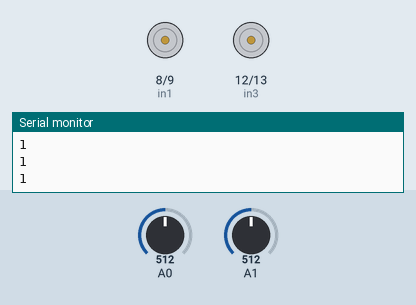
The sketch below on a simulated Arduino Uno, built with avr-gcc and run on an emulated ATmega328P. On the bench: motor-driver pin pairs drawn as motors (green arrow = first pin HIGH = forward, orange = second pin HIGH = backward, longer = more drive, scaled by the enable pin), the last lines printed to the serial monitor. Inputs (shaded band) come from the test bench; at power-on: A0 = 512, A1 = 512.

Above: at 1.2 s.
1.3 s: A0 set to 563
2.8 s: A0 set to 583
At 3.4 s:
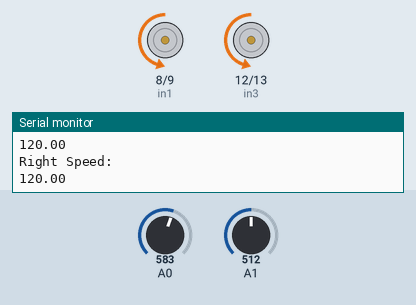
4.3 s: A1 set to 716
At 5.5 s:
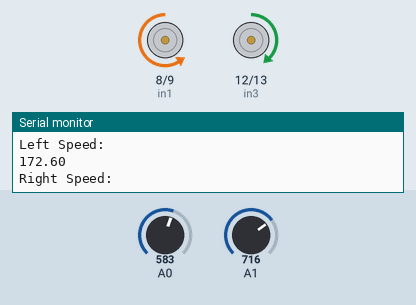
5.8 s: A1 set to 583
At 6.6 s:
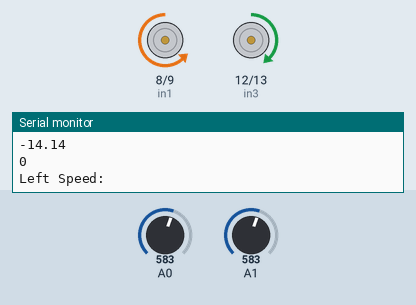
7.3 s: A1 set to 561
At 8.6 s:
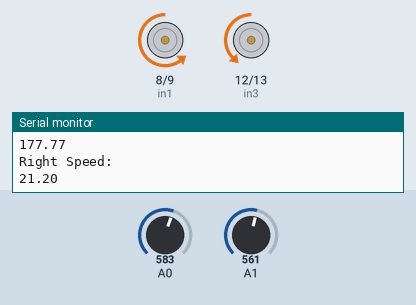
8.9 s: A0 set to 306
At 9.8 s:
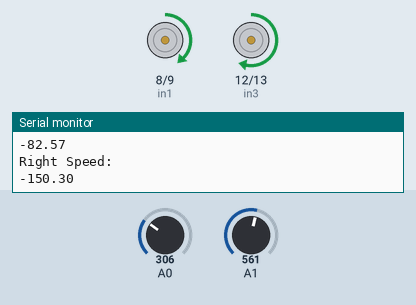
Timing chart, 0 to 11.4 s (numbered marks = the images above; inputs shaded):
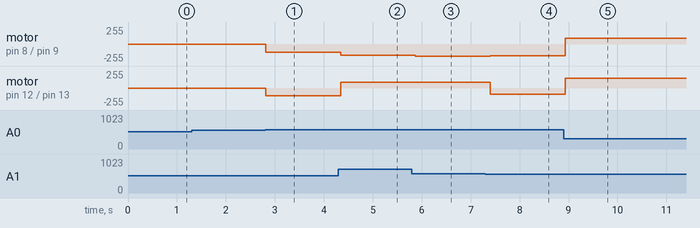

Measured:
- the behaviour switches between 571 and 572 on A0 (found by bisection; images 0 and 1)
- the behaviour switches between 574 and 573 on A1 (found by bisection; images 3 and 4)
- after the input at 2.8 s, motor on pin 8 (in1) / pin 9 (in2): stopped → backward 120/255 at once; motor on pin 12 (in3) / pin 13 (in4): stopped → backward 119/255 at once
- after the input at 4.3 s, motor on pin 8 (in1) / pin 9 (in2): backward 120/255 → backward 172/255 at once; motor on pin 12 (in3) / pin 13 (in4): backward 119/255 → forward 90/255 at once
- after the input at 5.8 s, motor on pin 8 (in1) / pin 9 (in2): backward 172/255 → backward 183/255 after 0.07 s
- after the input at 7.3 s, motor on pin 8 (in1) / pin 9 (in2): backward 183/255 → backward 177/255 after 0.10 s; motor on pin 12 (in3) / pin 13 (in4): forward 90/255 → backward 90/255 after 0.10 s
- after the input at 8.9 s, motor on pin 8 (in1) / pin 9 (in2): backward 177/255 → forward 90/255 at once; motor on pin 12 (in3) / pin 13 (in4): backward 90/255 → forward 150/255 at once

The sketch:

analog_driving_code.ino
```cpp
//replace this with the pins you're actually using
#define enA 11
#define in1 8
#define in2 9
#define in3 12
#define in4 13
#define enB 10
const int baseSpeed = 140;
const float turnFactor = 120;
const int activationPWM = 90;

void moveRobot(int angle) {
  float rad = angle * PI / 180.0; // Convert degrees to radians

  // Compute movement components
  float forwardComponent = sin(rad);  // Forward/Backward motion
  float turnComponent = cos(rad);     // Turning motion

  // Compute wheel speeds
  float leftSpeed = -(baseSpeed * forwardComponent + turnFactor * turnComponent);
  float rightSpeed = baseSpeed * forwardComponent - turnFactor * turnComponent;

  // Normalize speeds to stay within 0-255 range
  leftSpeed = constrain(leftSpeed, -255, 255);
  rightSpeed = constrain(rightSpeed, -255, 255);
  Serial.println("Left Speed:");
  Serial.println(leftSpeed);
  Serial.println("Right Speed:");
  Serial.println(rightSpeed);

  //if (leftSpeed < 50) {
  //  leftSpeed = 70;
  //}
  //if (rightSpeed < 50) {
  //  rightSpeed = 70;
  //}
  if (leftSpeed > 0 && leftSpeed < activationPWM) leftSpeed = activationPWM;
  if (leftSpeed < 0 && leftSpeed > -activationPWM) leftSpeed = -activationPWM;

  if (rightSpeed > 0 && rightSpeed < activationPWM) rightSpeed = activationPWM;
  if (rightSpeed < 0 && rightSpeed > -activationPWM) rightSpeed = -activationPWM;

  driveMotors(leftSpeed, rightSpeed);
}

// Function to drive motors based on calculated speeds
void driveMotors(float leftSpeed, float rightSpeed) {
  //Serial.println("Right speed");
  //Serial.println(rightSpeed);
  //Serial.println("Left Speed: ");
  //Serial.println(leftSpeed);
  // Left motor control

  if (leftSpeed >= 0) {
    digitalWrite(in1, LOW);
    digitalWrite(in2, HIGH);
  } else {
    digitalWrite(in1, HIGH);
    digitalWrite(in2, LOW);
    leftSpeed = -leftSpeed; // Convert to positive for PWM
  }
  analogWrite(enA, leftSpeed);

  // Right motor control
  if (rightSpeed >= 0) {
    digitalWrite(in3, LOW);
    digitalWrite(in4, HIGH);
  } else {
    digitalWrite(in3, HIGH);
    digitalWrite(in4, LOW);
    rightSpeed = -rightSpeed; // Convert to positive for PWM
  }
  analogWrite(enB, rightSpeed);
}

void setup() {
  //motor controller stuff
  pinMode(enA, OUTPUT);
  pinMode(in1, OUTPUT);
  pinMode(in2, OUTPUT);
  pinMode(in3, OUTPUT);
  pinMode(in4, OUTPUT);
  pinMode(enB, OUTPUT);

  //onboard led setup (this is like for the blink program thing you do when you are just setting up the uno)
  pinMode(LED_BUILTIN, OUTPUT);

  //set up serial monitor
  Serial.begin(9600);
}
void loop() {
  //this sets up the variables that hold ur position.
  //This assumes that you are looking straight on at the robot, like the wires coming out of the joystick are pointing out at the robot, and then x is left and right and
  //y is towards the robot and then -y is back away from the robot
  float x_pos = (analogRead(A0)  - 512)*-1;
  float y_pos = (analogRead(A1) - 512)*-1;
  //this guy tells you if the joystick is "at rest" because when at rest, due to calibration issues, it will NOT rest at 0/0
  bool joystick_at_rest = false;

  //can use these to print out joystick x/y
  //Serial.print("X: ");
  //Serial.println(x_pos);
  //Serial.print(" Y: ");
  //Serial.println(y_pos); // Print and move to a new line

  //gives ya the angle ur at. ranges from 0 to 360 because of some stuff i did
  float angle_rad = atan2(y_pos, x_pos);
  //doublechecks if the joystick is at rest or not
  if (abs(x_pos)<60 && abs(y_pos)<60) {
    joystick_at_rest = true;
  }
  Serial.println(joystick_at_rest);
  float angle_deg = angle_rad * (180.0 / PI);
  //this if statement makes it so that instead of having this wierd range of -180 degrees to 180 degrees, it's just 0 -> 360, like the way you learned in trig
  if (angle_deg<0) {
    float new_angle = 360 - fabs(angle_deg);
    angle_deg = new_angle;
  }
  //Serial.println(angle_deg);

  //analog driving code
  if (joystick_at_rest == false) {
    //Serial.println("inif");
    moveRobot(angle_deg);
  }
  else {
    driveMotors(0, 0); // Stop the robot if joystick is not engaged
  }


  //digitalWrite(LED_BUILTIN, HIGH);  // turn the LED on (HIGH is the voltage level)
 // delay(1000);                      // wait for a second
  //digitalWrite(LED_BUILTIN, LOW);   // turn the LED off by making the voltage LOW
  //delay(1000);                      // wait for a second

  //Serial.print(" Angle: ");
  //Serial.println(angle_deg); // Print the calculated angle in degrees

  delay(100);

}
```
